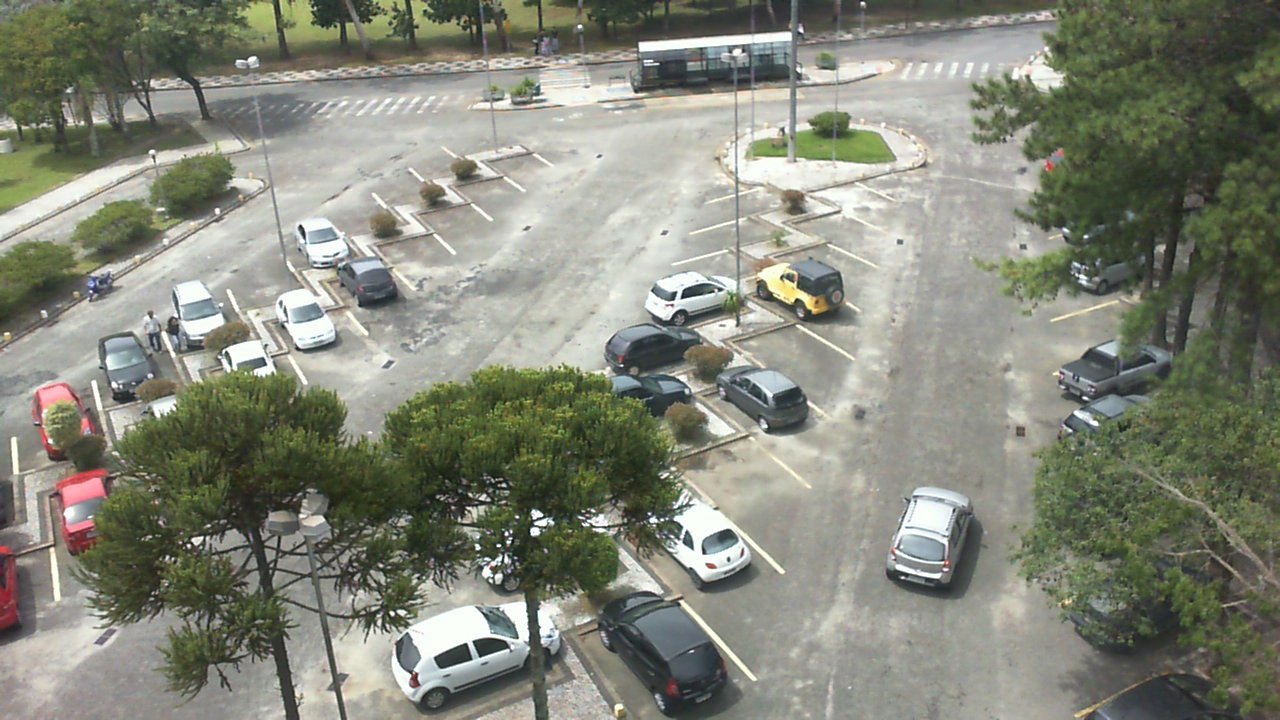
#> input picture data/lots/pklot_ufpr04/samples/cloudy_20130115_1606.jpg, 1280 x 720 px
$ python -i tools_lines.py   (imports and definitions only)
#> lines starting #> are read from the running program, lines starting #| are printed output that depends on the picture; after the words box and inside, x2 and y2 are one past the last pixel; in counts of white or black regions, pixels touching at a corner belong together
#> further down, picture is the input picture: shape (720, 1280, 3); mean B, G, R 120.9, 134.6, 131.8
"""CCTV 한 장면에서 주차 칸 나누기 도우미 (개발용).

한 줄(row)의 윗선·아랫선을 꺾은선으로 주면, 그 사이에서 흰 칸막이 선을 자동으로 찾아
칸 다각형을 만든다. 결과는 사람이 눈으로 확인하고 lot.json에 저장한다.
"""

import cv2
import numpy as np


def _interp(poly, x):
    xs, ys = zip(*poly)
    return float(np.interp(x, xs, ys))


def white_mask(img):
    hsv = cv2.cvtColor(img, cv2.COLOR_BGR2HSV)
#> hsv: shape (720, 1280, 3); mean H, S, V 43.3, 39, 136.5
    lab = cv2.cvtColor(img, cv2.COLOR_BGR2LAB)
#> lab: shape (720, 1280, 3); mean of channels 0, 1, 2 139.8, 124.3, 135.3
    # 주변보다 확 밝고 색이 없는 곳 = 흰 페인트 (그늘에서도 잡히게 주변 대비로 판단)
    L = lab[:, :, 0].astype(np.float32)
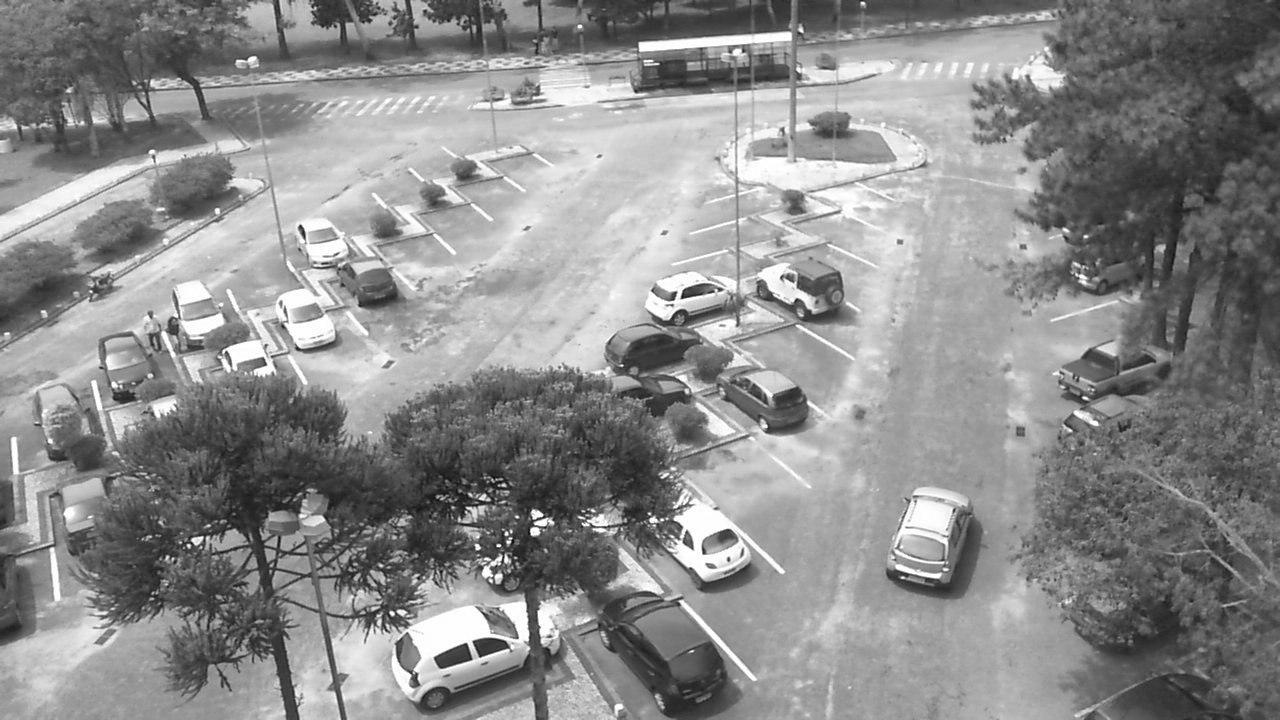
#> L: shape (720, 1280) float32; min 6, max 255, mean 139.8
    local = cv2.blur(L, (41, 41))
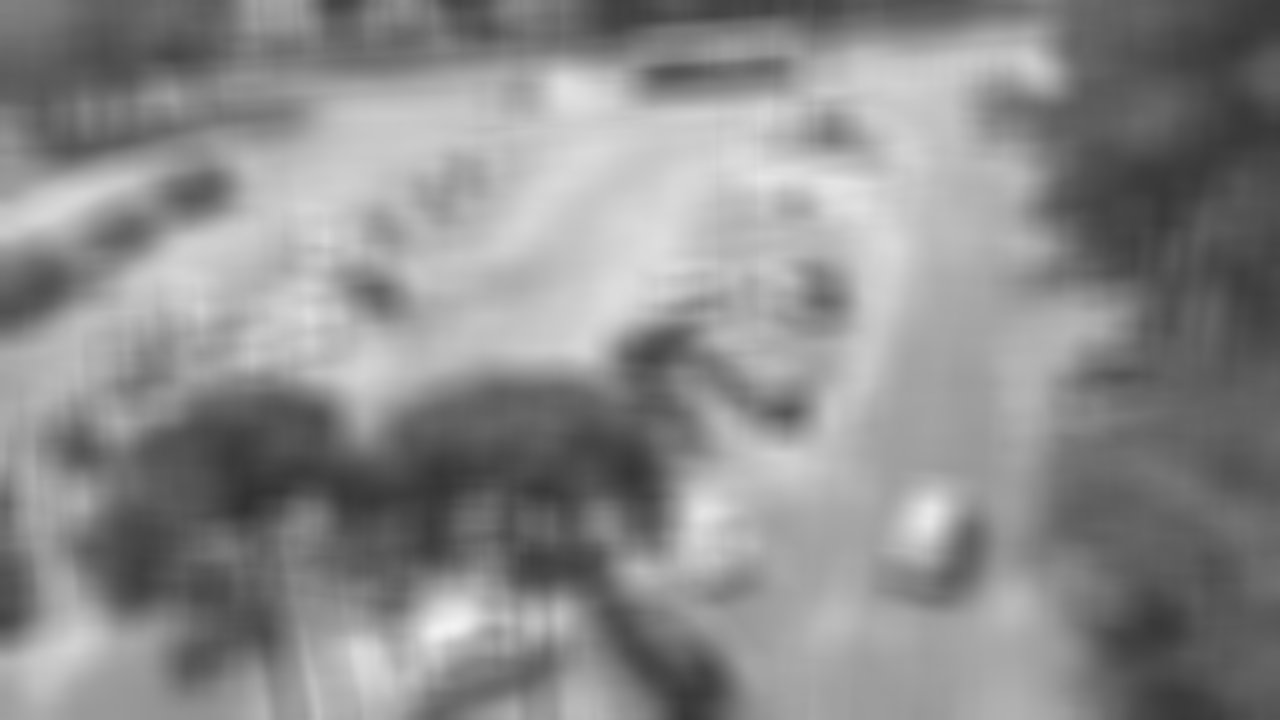
#> local: shape (720, 1280) float32; min 48.43, max 242.6, mean 139.9
    return ((L - local > 22) & (hsv[:, :, 1] < 70)).astype(np.uint8)
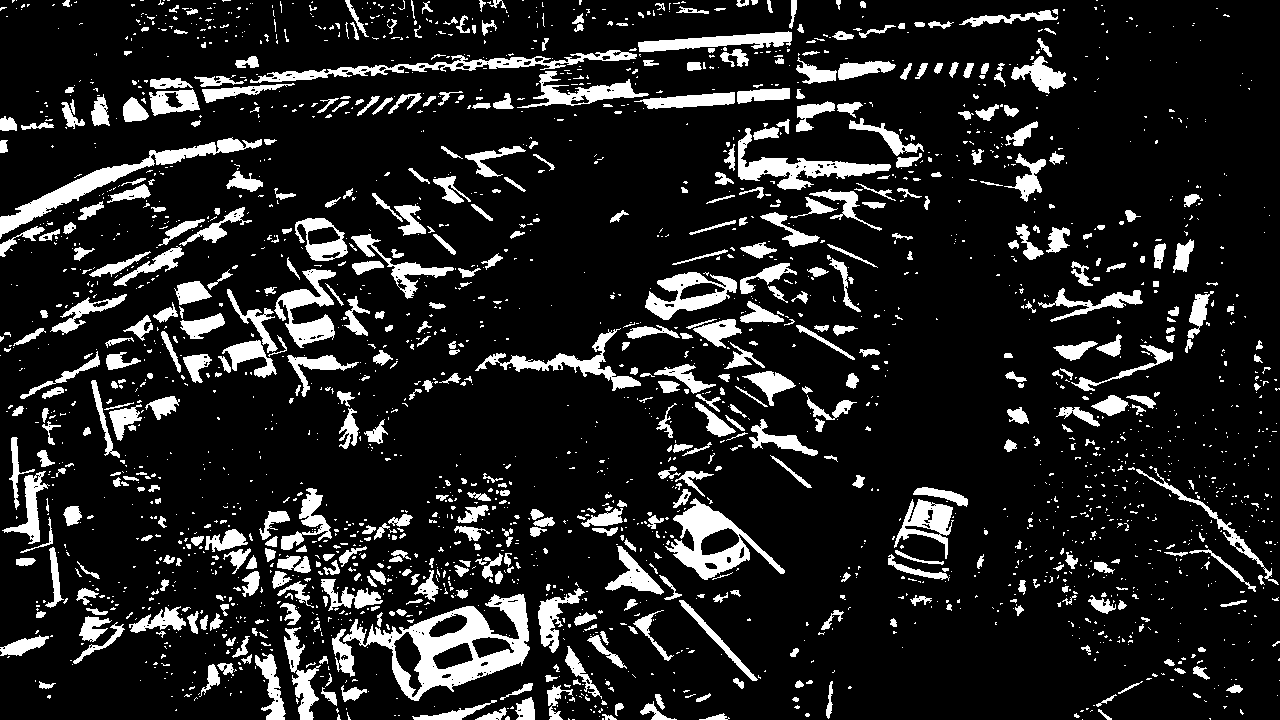
#> returned value: shape (720, 1280); values 0 (black) and 1 (white), 13.6% white; 2451 white regions (1872 under 20 px), largest, box (x1, y1, x2, y2) and area: (343, 594, 530, 701) 6700, (0, 137, 262, 239) 3516, (665, 498, 785, 580) 3219


# [76 lines left out: functions _runs, find_dividers, divider_line, spaces_from_dividers, preview, not called in this run]

>>> import cv2
>>> picture = cv2.imread('data/lots/pklot_ufpr04/samples/cloudy_20130115_1606.jpg')
>>> result = white_mask(picture)

$ run again, on data/lots/pklot_ufpr04/samples/rainy_20130118_1705.jpg
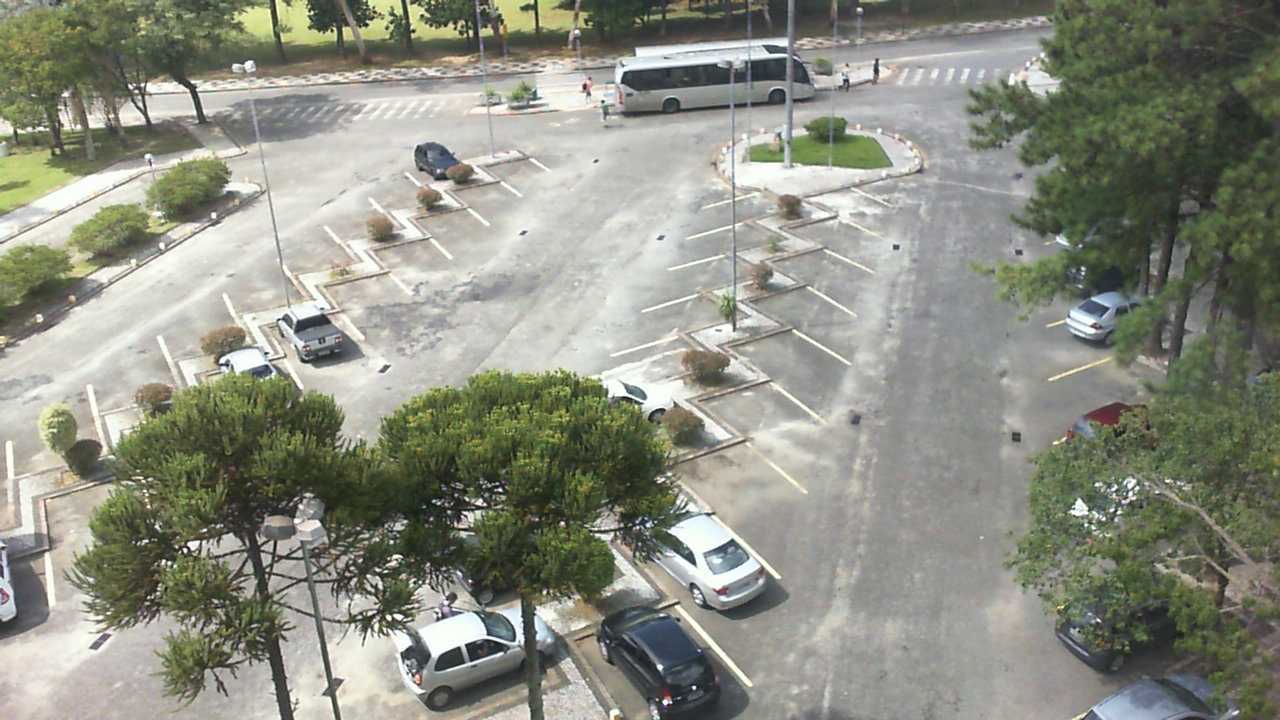
#> input picture data/lots/pklot_ufpr04/samples/rainy_20130118_1705.jpg, 1280 x 720 px
#> picture is the input picture: shape (720, 1280, 3); mean B, G, R 129.8, 142.6, 140.3
#> hsv: shape (720, 1280, 3); mean H, S, V 44.8, 35.5, 144.8
#> lab: shape (720, 1280, 3); mean of channels 0, 1, 2 147.9, 124.8, 134.7
#> in white_mask, `local = cv2.blur(L, (41, 41))`:
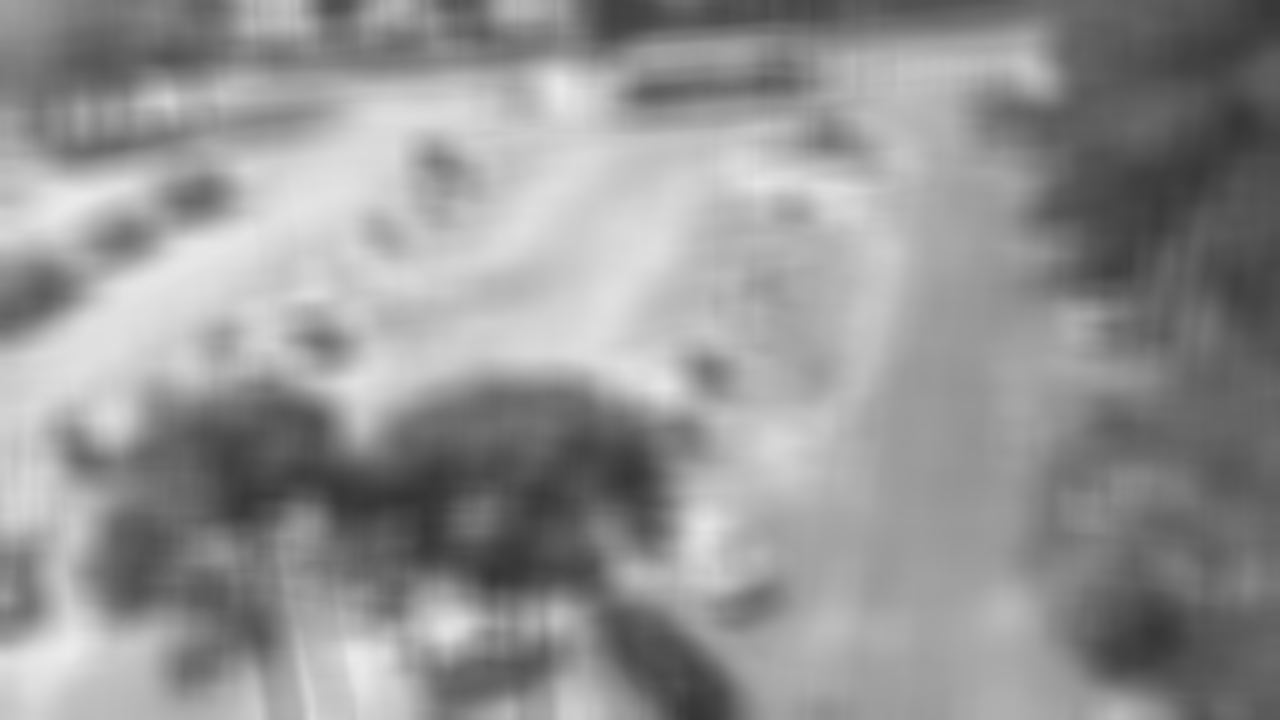
#> local: shape (720, 1280) float32; min 52.58, max 235.2, mean 147.9
#> in white_mask, `return ((L - local > 22) & (hsv[:, :, 1] < 70)).astype(np.uint8)`:
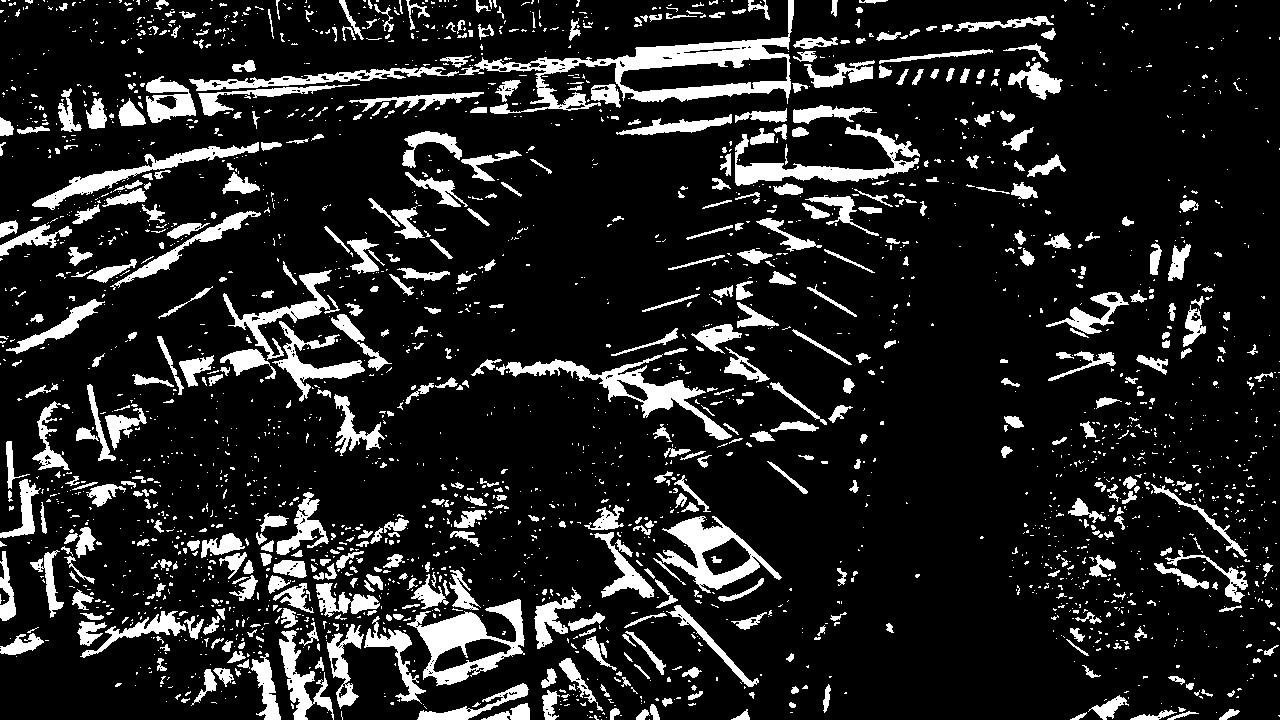
#> returned value: shape (720, 1280); values 0 (black) and 1 (white), 13.7% white; 2603 white regions (2034 under 20 px), largest, box (x1, y1, x2, y2) and area: (459, 0, 794, 114) 7483, (407, 599, 525, 686) 3914, (496, 354, 732, 440) 3528

$ run again, on data/lots/pklot_ufpr04/samples/rainy_20130118_1710.jpg
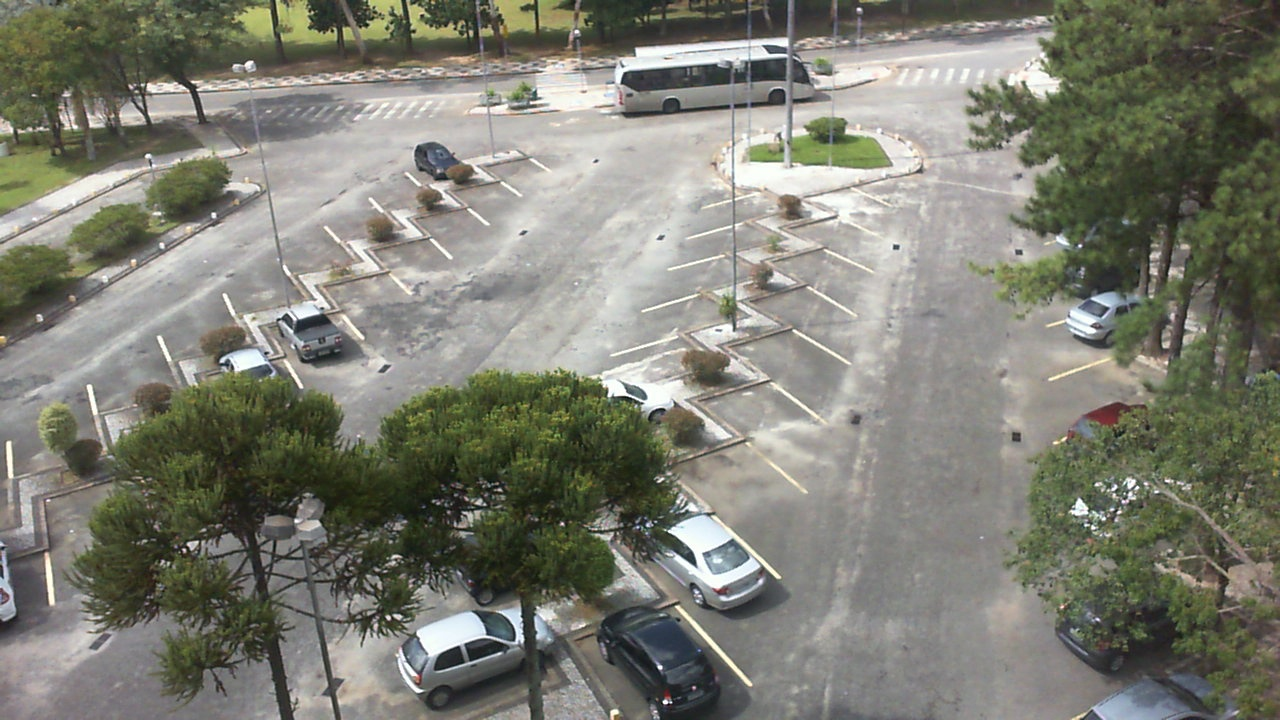
#> input picture data/lots/pklot_ufpr04/samples/rainy_20130118_1710.jpg, 1280 x 720 px
#> picture is the input picture: shape (720, 1280, 3); mean B, G, R 115.3, 126.5, 126
#> hsv: shape (720, 1280, 3); mean H, S, V 45.6, 38.3, 129.3
#> lab: shape (720, 1280, 3); mean of channels 0, 1, 2 132.4, 125.7, 134.3
#> in white_mask, `local = cv2.blur(L, (41, 41))`:
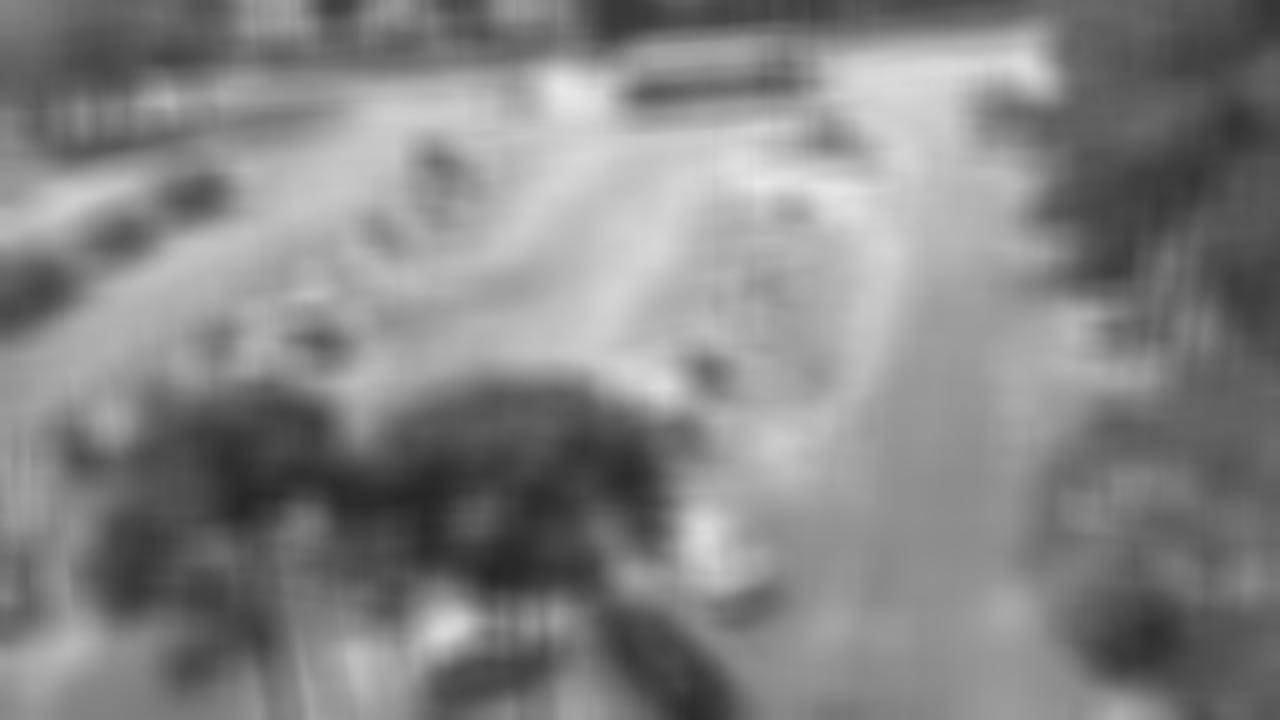
#> local: shape (720, 1280) float32; min 38.06, max 232.2, mean 132.4
#> in white_mask, `return ((L - local > 22) & (hsv[:, :, 1] < 70)).astype(np.uint8)`:
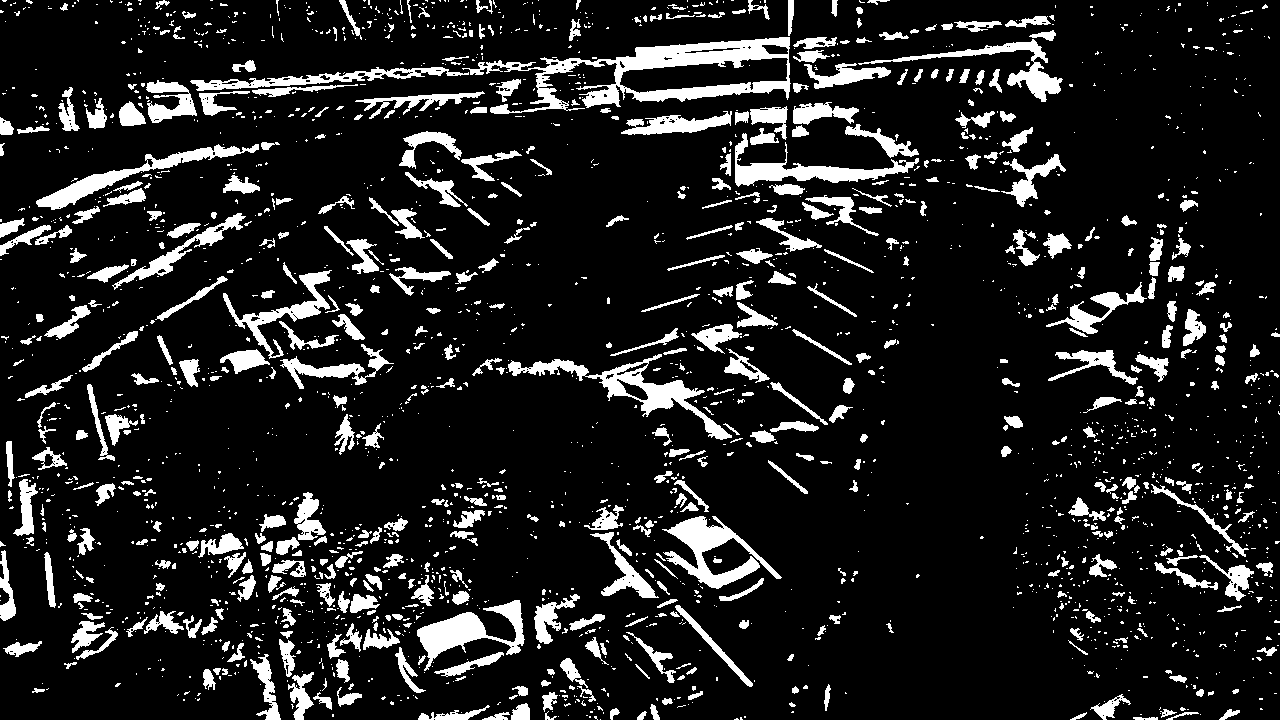
#> returned value: shape (720, 1280); values 0 (black) and 1 (white), 12.6% white; 2422 white regions (1868 under 20 px), largest, box (x1, y1, x2, y2) and area: (462, 37, 791, 114) 7488, (508, 354, 732, 440) 3403, (662, 516, 782, 589) 2976
